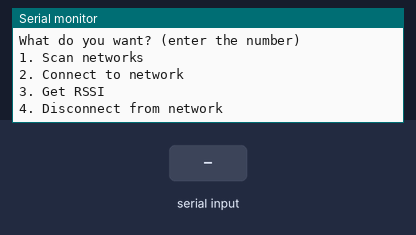
Recording of a sketch running on a simulated ESP8266 (NodeMCU). Parts: the last lines printed to the serial monitor. The inputs (shaded band) are chosen by the test bench. WiFi joins after 1.5 s; servers stay silent unless stated; a WiFi scan finds three made-up networks.

Above: at 3.2 s.
3.3 s: "1\n" received over Serial
At 4.7 s:
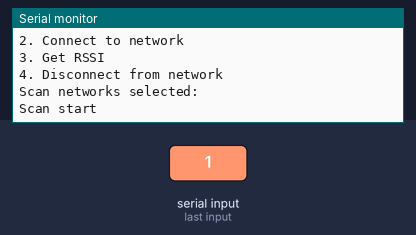
5.8 s: "2\n" received over Serial
At 7.7 s:
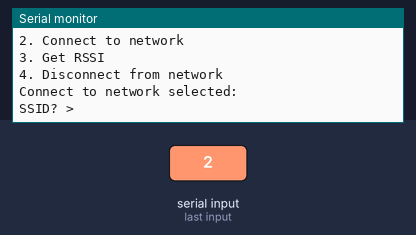
7.8 s: "3\n" received over Serial
At 10.6 s:
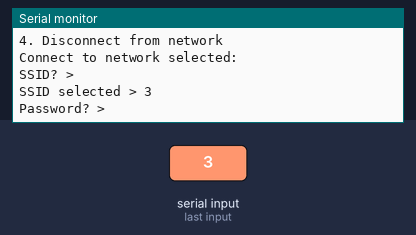
10.8 s: "4\n" received over Serial
At 12.8 s:
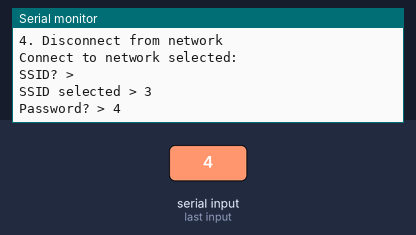
13.3 s: "0\n" received over Serial
16.3 s: "2\n" received over Serial
At 17.9 s:
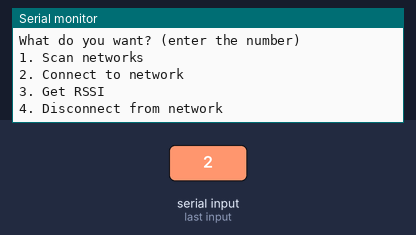

Measured:
- after the input at 3.3 s, the serial monitor: prints a new line after 1.0 s (image 1)
- after the input at 5.8 s, the serial monitor: prints a new line after 1.6 s (image 2)
- after the input at 7.8 s, the serial monitor: prints a new line after 1.0 s (image 3)
- after the input at 10.8 s, the serial monitor: prints a new line after 1.0 s (image 4)
- after the input at 16.3 s, the serial monitor: prints a new line after 1.0 s (image 5)

The sketch:

Xarxes_P2_2.ino
```cpp
#include "ESP8266WiFi.h"

String ssid, password;
int contador;
bool menu_printed;

void setup() {
  Serial.begin(9600);
  WiFi.mode(WIFI_STA); //Station mode selected
  WiFi.disconnect();
  menu_printed = false;
  delay(2000);
  Serial.println("setup done");
}

void loop() {
  //Mostrem les opcions
  if (!menu_printed) {
    Serial.println("\nWhat do you want? (enter the number)\n");
    Serial.println("1. Scan networks");
    Serial.println("2. Connect to network");
    Serial.println("3. Get RSSI");
    Serial.println("4. Disconnect from network\n");
    menu_printed = true;
  }

  //Recollim la opció de l'usuari
  while (!Serial.available());
  String option = Serial.readString();

  option = option.substring(0, option.length() - 1);

  //Depenent de la opció escollida anem a una de les 4 funcions
  if (option.equals("1")) {
    Serial.println("Scan networks selected:\n");
    scan(); //Escanejem les xarxes disponibles
  } else if (option.equals("2")) {
    Serial.println("Connect to network selected:\n");

    if (WiFi.status() != WL_CONNECTED) {
      wifiNetworkSelection(); //Recollim l'ssid i la password de la xarxa

      ssid = ssid.substring(0, ssid.length() - 1);
      password = password.substring(0, password.length() - 1);

      //we need a char array
      char cssid[ssid.length()];
      char cpsw[password.length()];

      ssid.toCharArray(cssid, ssid.length() + 1);
      password.toCharArray(cpsw, password.length() + 1);

      connectToWiFi(cssid, cpsw); //Un cop recollits el nom i la password ens intentem connectar a la xarxa
    } else {
      //Si ja estem connectats mostrarem un missatge per pantalla
      Serial.println("You are already connected");
    }
  } else if (option.equals("3")) {
    if (WiFi.status() == WL_CONNECTED) {
      Serial.println("Enter any key to quit");
      while (!Serial.available()) { //Mentres no entrem cap dada pel monitor serial no deixem de mostrar
        //l'RSSI de la xarxa
        Serial.println(WiFi.RSSI());
        delay(1000);
      }
      option = Serial.readString();
    } else {
      //Si no estem connectats no tenim res a mostrar
      Serial.println("Not connected\n");
    }
  } else if (option.equals("4")) {
    Serial.println("Disconnect from network selected:\n");
    if (WiFi.status() == WL_CONNECTED) {
      WiFi.disconnect(); //Ens desconnectem de la xarxa
      Serial.println("You have been disconnected");
    } else {
      Serial.println("You are already disconnected");
    }
  //En cas contrari avisem que no s'ha seleccionat la opció correcta
  } else {
    Serial.println("Not available option");
  }
  menu_printed = false;
}

//Funció per escanejar les xarxes disponibles
void scan() {
  Serial.println("Scan start");

  int n = WiFi.scanNetworks();
  if (n == 0)
    Serial.println("no networks found");
  else {
    for (int i = 0; i < n; i++) {
      //print SSID and RSSI for each network found
      Serial.print(i + 1);
      Serial.print(" ");
      Serial.print(WiFi.SSID(i));
      Serial.print("(");
      Serial.print(WiFi.RSSI(i));
      Serial.print(")");
      Serial.println((WiFi.encryptionType(i) == ENC_TYPE_NONE) ? " " : "*");
      delay(10);
    }
  }
}

//Funció per a connectar-nos a la Wi-Fi que nosaltres escollim dins de les disponibles
void connectToWiFi(char cssid[], char cpsw[]) {
  if (WiFi.status() != WL_CONNECTED) {
    WiFi.begin(cssid, cpsw); //Passem nom de la xarxa i contrassenya com arguments de la funció WiFi.begin
    while (WiFi.status() != WL_CONNECTED) {
      delay(1000);
      Serial.println("Connecting...");
      contador++;
      if (contador == 10) { //Si ens passem del temps (10 segons) sortirem sense haver-nos connectat
        break;
      }

    }
    Serial.println(WiFi.localIP()); //Mostrem la IP del dispositiu al qual ens hem connectat
    //IP UNSET en cas de que no ens haguem connectat a la xarxa
  }
}

//Funció per a recollir l'ssid i la password
void wifiNetworkSelection() {
  if (WiFi.status() != WL_CONNECTED) {
    Serial.println("SSID? >");
    while (!Serial.available());

    ssid = Serial.readString();

    Serial.print("SSID selected > ");
    Serial.println(ssid);
    delay(1000);

    Serial.print("Password? > ");
    while (!Serial.available());

    password = Serial.readString();
    Serial.println(password);
    delay(1000);
  }
}
```
